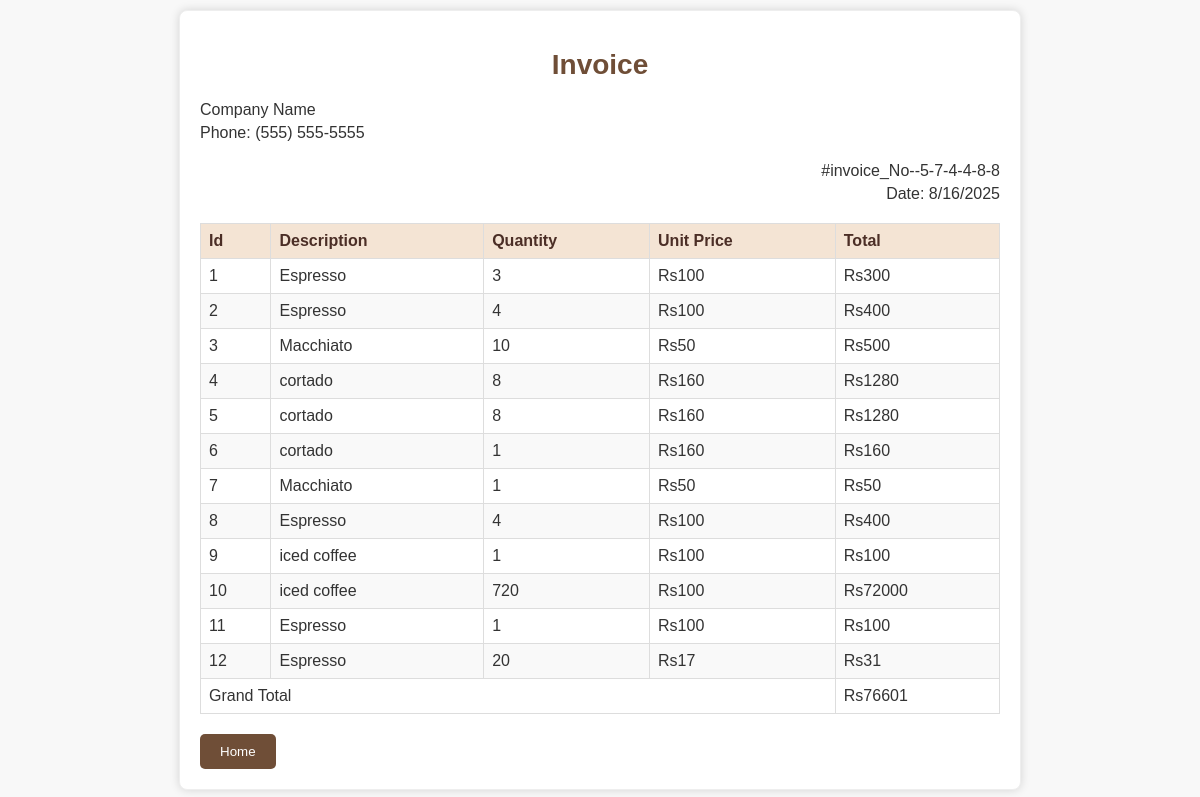
The app's page /Bill/ with its own data.
### coffee_shop_app/models.py (models this page shows, shortened)
class Sales_Data(models.Model):
    menu_items = models.ForeignKey(Inventory, on_delete=models.CASCADE)
    quantity_sold = models.PositiveIntegerField(default=0)
    price = models.IntegerField(null=True)
    Total_Price = models.IntegerField(null=True)

class Inventory(models.Model):# Tablle for coffee items
    Coffee_type = models.CharField(max_length=220)
    quantity = models.PositiveBigIntegerField(default=0)
    price = models.PositiveIntegerField(default=0)
    discripsion = models.TextField()
    image = models.CharField( max_length=5000000)

### coffee_shop_app/views.py (the view)
# urls.py: path("Bill/",views.bill,name="bill"),
def bill(request):
    main2 = Sales_Data.objects.select_related('menu_items').order_by('-id')
    invoice_No = np.random.choice(np.arange(1, 10), size=6)
    invoice_main = '-'.join(map(str, invoice_No))  # or use '-'.join(map(str, invoice_No)) for dash-separated
    grand_total = sum(item.Total_Price for item in main2)
    return render(request, 'Bill.html', {"main2": main2, "invoice_No": invoice_main , 'grand_total': grand_total})

### coffee_shop_app/Templates/Bill.html (shortened to what this page needs)
{% load static %}
{% block title %}
<link rel="stylesheet" href=" {% static "Bill.css" %} ">
{% endblock %}
{% block body %}
<div class="invoice-box">
    <h1>Invoice</h1>
    <div class="company-details">
        <div>Company Name</div>
        <div>Phone: (555) 555-5555</div>
    </div>
    <div class="invoice-details">
        <div>#invoice_No--{{ invoice_No }}</div>
        <div>Date: <span id="invoice-date"></span></div>
    </div>
    <table class="invoice-table">
        <thead>
            <tr>
                <th>Id</th>
                <th>Description</th>
                <th>Quantity</th>
                <th>Unit Price</th>
                <th>Total</th>
            </tr>
        </thead>
        <tbody>
            {% for itemss in main2%}
            <tr>
                <td>{{ forloop.counter }}</td>
                <td>{{ itemss.menu_items.Coffee_type }}</td>
                <td>{{ itemss.quantity_sold }}</td>
                <td>Rs{{ itemss.price }}</td>
                <td>Rs{{ itemss.Total_Price }}</td>
            </tr>
            {% endfor %}
        </tbody>
        <tfoot>
            <tr>
                <td colspan="4" class="total-label">Grand Total</td>
                <td>Rs{{ grand_total }}</td>
            </tr>
    </table>
    <button type="submit" class="btn-home"><a href="/" class="btn-home-1">Home</a></button>
</div>
{% endblock body %}

### coffee_shop_app/static/Bill.css (style rules this page uses)
.invoice-box { background: #fff; padding: 20px; border: 1px solid #eee; box-shadow: 0 0 10px rgba(0, 0, 0, 0.15); max-width: 800px; width: 100%; margin: auto; border-radius: 8px; overflow: hidden; }
h1 { color: #6f4e37; font-size: 28px; text-align: center; margin-bottom: 20px; }
.company-details, .invoice-details { margin-bottom: 20px; }
.company-details div, .invoice-details div { margin: 5px 0; }
.invoice-details { text-align: right; }
.invoice-table { width: 100%; border-collapse: collapse; margin-bottom: 20px; }
.invoice-table th, .invoice-table td { border: 1px solid #ddd; padding: 8px; text-align: left; }
.invoice-table th { background-color: #f4e4d4; color: #4b2e26; }
.invoice-table tr:nth-child(even) { background-color: #f9f9f9; }
.btn-home { background-color: #6f4e37; border: none; padding: 10px 20px; border-radius: 5px; color: #fff; text-align: center; text-decoration: none; display: inline-block; transition: background-color 0.3s; }
.btn-home a { color: #fff; text-decoration: none; }

### records on screen
Sales_Data: menu_items.Coffee_type "Espresso", quantity_sold "3", price "100", Total_Price "300"
Sales_Data: menu_items.Coffee_type "Espresso", quantity_sold "4", price "100", Total_Price "400"
Sales_Data: menu_items.Coffee_type "Macchiato", quantity_sold "10", price "50", Total_Price "500"
Sales_Data: menu_items.Coffee_type "cortado", quantity_sold "8", price "160", Total_Price "1280"
Sales_Data: menu_items.Coffee_type "cortado", quantity_sold "8", price "160", Total_Price "1280"
Sales_Data: menu_items.Coffee_type "cortado", quantity_sold "1", price "160", Total_Price "160"
Sales_Data: menu_items.Coffee_type "Macchiato", quantity_sold "1", price "50", Total_Price "50"
Sales_Data: menu_items.Coffee_type "Espresso", quantity_sold "4", price "100", Total_Price "400"
Sales_Data: menu_items.Coffee_type "iced coffee", quantity_sold "1", price "100", Total_Price "100"
Sales_Data: menu_items.Coffee_type "iced coffee", quantity_sold "720", price "100", Total_Price "72000"
Sales_Data: menu_items.Coffee_type "Espresso", quantity_sold "1", price "100", Total_Price "100"
Sales_Data: menu_items.Coffee_type "Espresso", quantity_sold "20", price "17", Total_Price "31"

### other values on screen
{{ invoice_No }} "5-7-4-4-8-8"
{{ grand_total }} "76601"
